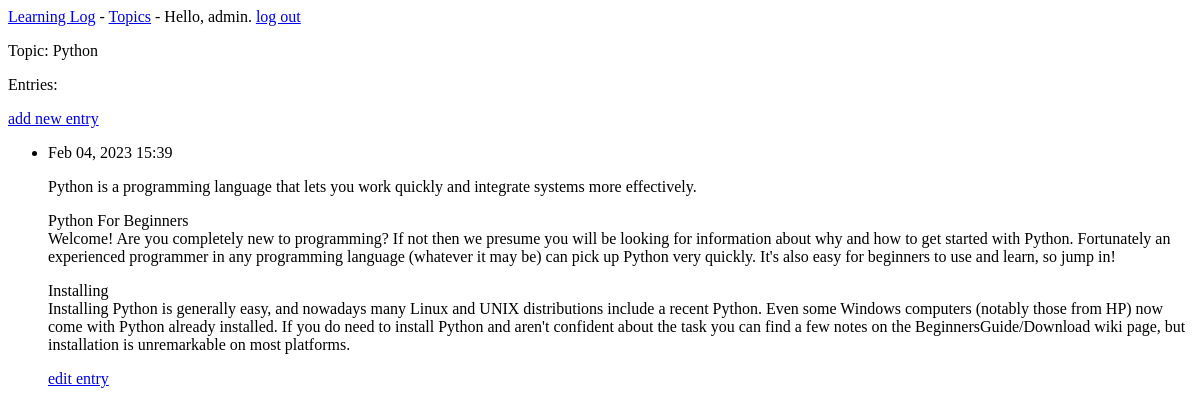
Page /topics/3/ (signed in) on the earlier database version.
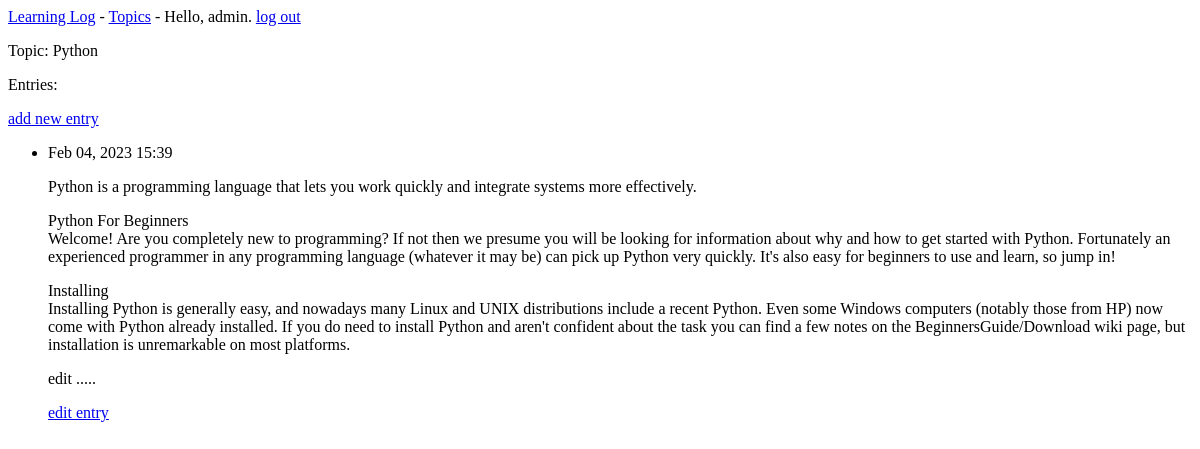
Same page on the later database version.
### learning_logs/models.py (models this page shows, shortened)
class Topic(models.Model):
    text = models.CharField(max_length=200)
    date_added = models.DateTimeField(auto_now_add=True)
    def __str__(self):
        return self.text

class Entry(models.Model):
    topic = models.ForeignKey(Topic, on_delete=models.CASCADE)
    text = models.TextField()
    date_added = models.DateTimeField(auto_now_add=True)
    class Meta:
        verbose_name_plural = 'entries'

### learning_logs/views.py (the view)
# urls.py: path('topics/<int:topic_id>/', views.topic, name='topic'),
@login_required()
def topic(request, topic_id):
    topic = Topic.objects.get(id=topic_id)
    entries = topic.entry_set.order_by('-date_added')
    context = {'topic': topic, 'entries': entries}
    return render(request, 'learning_logs/topic.html', context)

### learning_logs/templates/learning_logs/topic.html
{% extends 'learning_logs/base.html' %}
{% block content %}
  <p>Topic: {{ topic }}</p>
  <p>Entries:</p>
    <p>
      <a href="{% url 'learning_logs:new_entry' topic.id %}">add new entry</a>
    </p>
  <ul>
  {% for entry in entries %}
    <li>
      <p>{{ entry.date_added|date:'M d, Y H:i' }}</p>
      <p>{{ entry.text|linebreaks }}</p>
      <p>
        <a href="{% url 'learning_logs:edit_entry' entry.id %}">edit entry</a>
      </p>
    </li>
  {% empty %}
    <li>
      There are no entries for this topic yet.
    </li>
  {% endfor %}
  </ul>
{% endblock content %}

### learning_logs/templates/learning_logs/base.html
<p>
  <a href="{% url 'learning_logs:index' %}">Learning Log</a> -
  <a href="{% url 'learning_logs:topics' %}">Topics</a> -
  {% if user.is_authenticated %}
    Hello, {{ user.username }}.
    <a href="{% url 'users:logout' %}">log out</a>
  {% else %}
    <a href="{% url 'users:register' %}">register</a> -
    <a href="{% url 'users:login' %}">log in</a>
  {% endif %}
</p>
{% block content %}{% endblock content %}

Differences in the rows shown:
changed Entry: text "…unremarkable on most platforms." → "…unremarkable on most platforms. edit ....."
